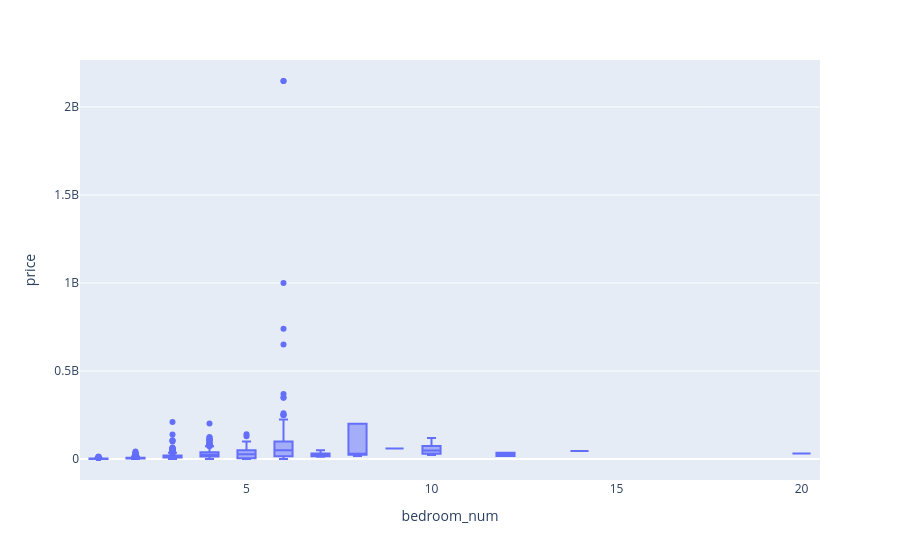

Notebook code cell kept with this figure:
### Code cell
px.box(x='bedroom_num',y='price',data_frame=eda_data,hover_name=eda_data.index)

### Figure 1 — Plotly figure (JSON) as saved in the notebook; plotly's stock layout.template omitted (floating-point values rounded to 4 significant figures; data arrays with more than 128 entries replaced by an {"elided": "..."} marker saying what was removed)
{"data": [{"alignmentgroup": "True", "hovertemplate": "<b>%{hovertext}</b><br><br>bedroom_num=%{x}<br>price=%{y}<extra></extra>", "hovertext": {"elided": "7059 int values"}, "legendgroup": "", "marker": {"color": "#636efa"}, "name": "", "notched": false, "offsetgroup": "", "orientation": "v", "showlegend": false, "type": "box", "x": {"elided": "7059 int values"}, "x0": " ", "xaxis": "x", "y": {"elided": "7059 int values"}, "y0": " ", "yaxis": "y"}], "layout": {"autosize": true, "boxmode": "group", "legend": {"tracegroupgap": 0}, "margin": {"t": 60}, "xaxis": {"anchor": "y", "autorange": true, "domain": [0, 1], "range": [0.5, 20.5], "title": {"text": "bedroom_num"}, "type": "linear"}, "yaxis": {"anchor": "x", "autorange": true, "domain": [0, 1], "range": [-119200000.0, 2267000000.0], "title": {"text": "price"}, "type": "linear"}}}
